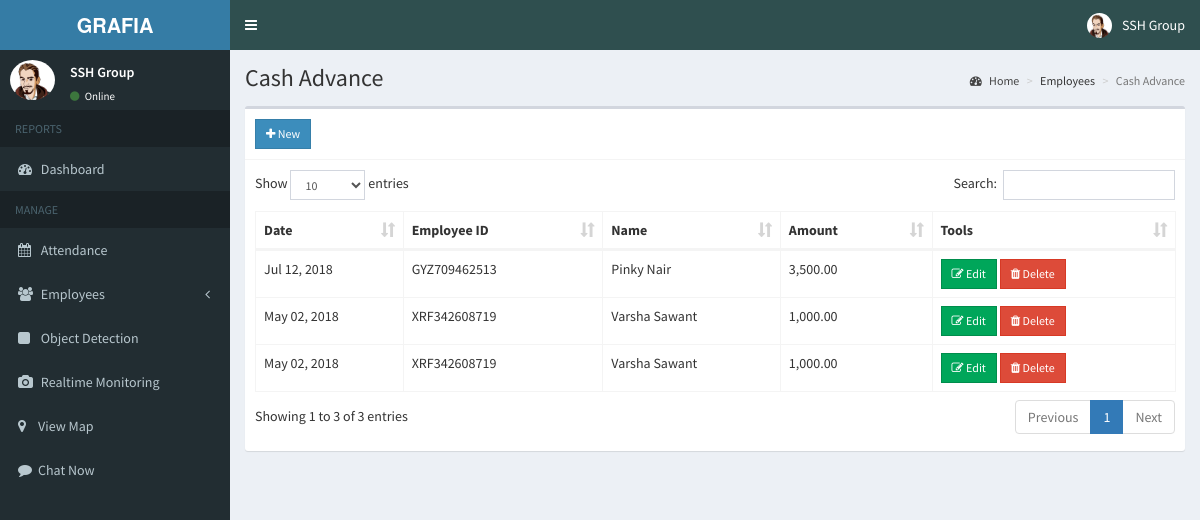
/admin/cashadvance.php (signed in), run on the app's committed database.
### tables this page shows
CREATE TABLE `cashadvance` (
  `id` int(11) NOT NULL,
  `date_advance` date NOT NULL,
  `employee_id` varchar(15) NOT NULL,
  `amount` double NOT NULL
);

CREATE TABLE `employees` (
  `id` int(11) NOT NULL,
  `employee_id` varchar(15) NOT NULL,
  `firstname` varchar(50) NOT NULL,
  `lastname` varchar(50) NOT NULL,
  `vehicle_number` varchar(20) NOT NULL,
  `model` varchar(20) NOT NULL,
  `allotted_area` varchar(20) NOT NULL,
  `address` text NOT NULL,
  `birthdate` date NOT NULL,
  `contact_info` varchar(100) NOT NULL,
  `gender` varchar(10) NOT NULL,
  `position_id` int(11) NOT NULL,
  `schedule_id` int(11) NOT NULL,
  `photo` varchar(200) NOT NULL,
  `created_on` date NOT NULL
);

### admin/includes/session.php (called while the page is built, shortened)
<?php
	include 'includes/conn.php';
	$sql = "SELECT * FROM admin WHERE id = '".$_SESSION['admin']."'";
	$query = $conn->query($sql);
	$user = $query->fetch_assoc();
?>

### admin/cashadvance.php (the view, shortened to what this page needs)
<?php include 'includes/session.php'; ?>
<?php include 'includes/header.php'; ?>
<body class="hold-transition skin-blue sidebar-mini">
<div class="wrapper">
  <?php include 'includes/navbar.php'; ?>
  <?php include 'includes/menubar.php'; ?>
  <div class="content-wrapper">
    <section class="content-header">
      <h1>
        Cash Advance
      </h1>
      <ol class="breadcrumb">
        <li><a href="#"><i class="fa fa-dashboard"></i> Home</a></li>
        <li>Employees</li>
        <li class="active">Cash Advance</li>
      </ol>
    </section>
    <section class="content">
      <div class="row">
        <div class="col-xs-12">
          <div class="box">
            <div class="box-header with-border">
              <a href="#addnew" data-toggle="modal" class="btn btn-primary btn-sm btn-flat"><i class="fa fa-plus"></i> New</a>
            </div>
            <div class="box-body">
              <table id="example1" class="table table-bordered">
                <thead>
                  <th>Date</th>
                  <th>Employee ID</th>
                  <th>Name</th>
                  <th>Amount</th>
                  <th>Tools</th>
                </thead>
                <tbody>
                  <?php
                    $sql = "SELECT *, cashadvance.id AS caid, employees.employee_id AS empid FROM cashadvance LEFT JOIN employees ON employees.id=cashadvance.employee_id ORDER BY date_advance DESC";
                    $query = $conn->query($sql);
                    while($row = $query->fetch_assoc()){
                      echo "
                        <tr>
                          <td class='hidden'></td>
                          <td>".date('M d, Y', strtotime($row['date_advance']))."</td>
                          <td>".$row['empid']."</td>
                          <td>".$row['firstname'].' '.$row['lastname']."</td>
                          <td>".number_format($row['amount'], 2)."</td>
                          <td>
                            <button class='btn btn-success btn-sm edit btn-flat' data-id='".$row['caid']."'><i class='fa fa-edit'></i> Edit</button>
                            <button class='btn btn-danger btn-sm delete btn-flat' data-id='".$row['caid']."'><i class='fa fa-trash'></i> Delete</button>
                          </td>
                        </tr>
                      ";
                    }
                  ?>
                </tbody>
              </table>
            </div>
          </div>
        </div>
      </div>
    </section>
  </div>
</div>
</body>
</html>

### admin/includes/navbar.php (shortened to what this page needs)
<header class="main-header">
    <a href="home.php" class="logo">
      <span class="logo-lg"><b>GRAFIA</b></span>
    </a>
    <nav class="navbar navbar-static-top">
      <a href="#" class="sidebar-toggle" data-toggle="push-menu" role="button">
      </a>
      <div class="navbar-custom-menu">
        <ul class="nav navbar-nav">
          <li class="dropdown user user-menu">
            <a href="#" class="dropdown-toggle" data-toggle="dropdown">
              <img src="<?php echo (!empty($user['photo'])) ? '../images/'.$user['photo'] : '../images/profile.jpg'; ?>" class="user-image" alt="User Image">
              <span class="hidden-xs"><?php echo $user['firstname'].' '.$user['lastname']; ?></span>
            </a>
          </li>
        </ul>
      </div>
    </nav>
  </header>

### admin/includes/menubar.php (shortened to what this page needs)
<aside class="main-sidebar">
    <section class="sidebar">
      <div class="user-panel">
        <div class="pull-left image">
          <img src="<?php echo (!empty($user['photo'])) ? '../images/'.$user['photo'] : '../images/profile.jpg'; ?>" class="img-circle" alt="User Image">
        </div>
        <div class="pull-left info">
          <p><?php echo $user['firstname'].' '.$user['lastname']; ?></p>
          <a><i class="fa fa-circle text-success"></i> Online</a>
        </div>
      </div>
      <ul class="sidebar-menu" data-widget="tree">
        <li class="header">REPORTS</li>
        <li class=""><a href="home.php"><i class="fa fa-dashboard"></i> <span>Dashboard</span></a></li>
        <li class="header">MANAGE</li>
        <li><a href="attendance.php"><i class="fa fa-calendar"></i> <span>Attendance</span></a></li>
        <li class="treeview">
          <a href="#">
            <i class="fa fa-users"></i>
            <span>Employees</span>
            <span class="pull-right-container">
              <i class="fa fa-angle-left pull-right"></i>
            </span>
          </a>
        </li>
        <li><a href="http://b7c29ad760cd.ngrok.io/"><i class="fa fa-square"></i> Object Detection</a></li>
        <li><a href="live.php"><i class="fa fa-camera"></i> Realtime Monitoring</a></li>
		<li><a href="https://www.google.com/maps/d/u/0/edit?mid=1_5oYuj1XbOxaTwl1CRDy_oin6OgW_XH4&ll=19.188861151628245%2C72.95693217235639&z=12"><i class="fa fa-map-marker"></i>View Map</a></li>
		<li><a href="chat.php"><i class="fa fa-comment"></i>Chat Now</a></li>
      </ul>
    </section>
  </aside>

### data on the page
cashadvance: date_advance "Jul 12, 2018", employee.employee_id "GYZ709462513", employee.firstname "Pinky", employee.lastname "Nair", amount "3,500.00"
cashadvance: date_advance "May 02, 2018", employee.employee_id "XRF342608719", employee.firstname "Varsha", employee.lastname "Sawant", amount "1,000.00"
cashadvance: date_advance "May 02, 2018", employee.employee_id "XRF342608719", employee.firstname "Varsha", employee.lastname "Sawant", amount "1,000.00"

### other printed values
$user['firstname'] "SSH"
$user['lastname'] "Group"
